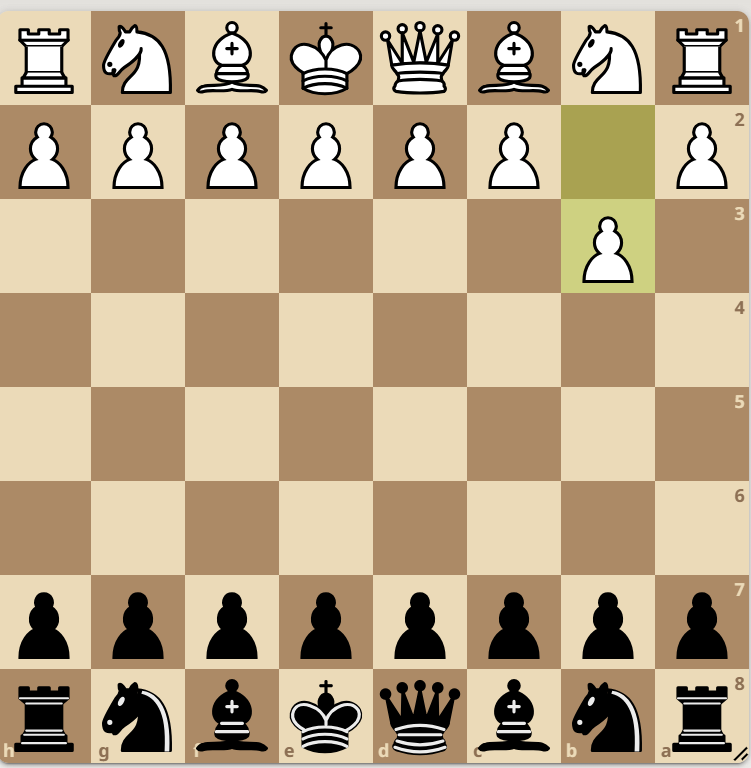
#> input picture examples/brown_flipped.png, 751 x 768 px
$ python -i board_reader.py   (imports and definitions only)
#> lines starting #> are read from the running program, lines starting #| are printed output that depends on the picture
#> further down, picture is the input picture: shape (768, 751, 3); mean B, G, R 135.7, 166.2, 186.9
"""Read a chess position from a screenshot.

Pipeline:
  1. find the board: try pairs of dominant colours, keep the pair that forms an
     8x8 checker pattern, then fit the exact grid (works even if the board is
     slightly cropped at the image edges);
  2. cut out the 64 squares, separate each piece from its square background;
  3. decide piece colour from brightness and piece type by template matching;
  4. infer orientation, side to move (from last-move highlights), castling rights.
"""
import json
import os
import sys

import chess
import cv2
import numpy as np

FEAT = 64  # every square is normalised to FEAT x FEAT pixels
SYMBOLS = "PNBRQKpnbrqk"
HERE = os.path.dirname(sys.executable if getattr(sys, "frozen", False) else os.path.abspath(__file__))   # the .exe's folder when built
TEMPLATES_DIR = os.path.join(HERE, "templates")              # one sub-folder per piece set
DEFAULT_TEMPLATES = TEMPLATES_DIR                             # read with every set, keep the best fit
CUSTOM_TEMPLATES = os.path.join(TEMPLATES_DIR, "custom")      # where calibrate writes by default


class BoardNotFound(Exception):
    pass


# --------------------------------------------------------------------------- #
# Board detection
# --------------------------------------------------------------------------- #
def _dominant_colors(img, k=8):
#> called with k = 8
    scale = min(1.0, 600.0 / max(img.shape[:2]))
#> scale = 0.781
    small = cv2.resize(img, None, fx=scale, fy=scale, interpolation=cv2.INTER_AREA) if scale < 1 else img
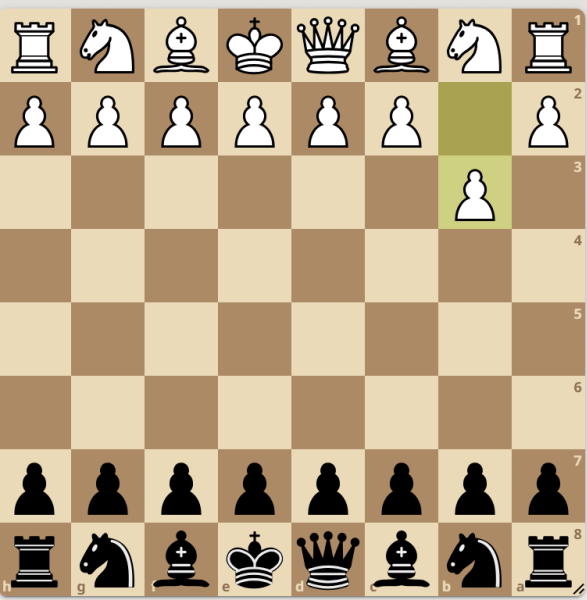
#> small: shape (600, 587, 3); mean B, G, R 135.7, 166.2, 186.9
    pix = small.reshape(-1, 3).astype(np.int32)
    q = pix >> 3
    keys = (q[:, 0] << 10) | (q[:, 1] << 5) | q[:, 2]
    vals, counts = np.unique(keys, return_counts=True)
#> vals = 312 values from 0 to 32767; counts = 312 values, max 135716 at index 140, min 1 at index 11, mean 1128.8
    colors = []
    for i in np.argsort(-counts)[:60]:
        if counts[i] < 0.01 * len(pix):
            break
        c = pix[keys == vals[i]].mean(0)
        if all(np.abs(c - e).sum() > 30 for e in colors):
            colors.append(c)
        if len(colors) == k:
            break
#> this loop made 7 passes
#> (i, c) on passes 1 to 6: (140, [102, 138, 172]), (288, [184, 218, 235]), (0, [0.247, 0.277, 0.298]), (311, [254.9, 254.9, 254.9]), (114, [81.04, 162, 169]), (209, [129, 209, 206])
#> i on pass 7: 302
#> after the loop, colors = [[102, 138, 172], [184, 218, 235], [0.247, 0.277, 0.298], [254.9, 254.9, 254.9], [81.04, 162, 169], [129, 209, 206]]
    return colors


def _fit_axis(signal, lo, hi, s_min, s_max):
    """Find offset o and spacing s so the 9 lines o + k*s sit on the strongest edges."""
    sig = np.convolve(signal.astype(np.float64), [1, 2, 1], "same")
    sig = np.append(sig, 0.0)  # index n = "outside the image", scores 0
    n = len(sig) - 1
    offsets = np.arange(lo, hi, 0.5)
    ks = np.arange(9)
    best = (-1.0, None, None)
    for s in np.arange(s_min, s_max, 0.25):
        pos = np.round(offsets[:, None] + s * ks[None, :]).astype(int)
        pos[(pos < 0) | (pos >= n)] = n
        scores = sig[pos].sum(1)
        i = int(np.argmax(scores))
        if scores[i] > best[0]:
            best = (scores[i], offsets[i], s)
    return best[1], best[2]


def _try_pair(img, d_light, d_dark, tol=36):
    cls = np.full(img.shape[:2], -1, np.int8)
    cls[d_light < tol] = 0
    cls[(d_dark < tol) & (d_dark < d_light)] = 1
    # dilate so squares separated by an anti-aliased seam still connect
    mask = cv2.dilate((cls >= 0).astype(np.uint8), np.ones((5, 5), np.uint8))
    n, labels, stats, _ = cv2.connectedComponentsWithStats(mask, connectivity=8)
    if n < 2:
        return None
    big = 1 + int(np.argmax(stats[1:, cv2.CC_STAT_AREA]))
    x, y, w, h, area = stats[big]
    if min(w, h) < 80 or not (0.75 < w / h < 1.33):
        return None
    region = cls[y:y + h, x:x + w]
    # light<->dark transitions (allow one anti-aliased pixel in between)
    a, b = region[:, :-2], region[:, 2:]
    xflip = ((a >= 0) & (b >= 0) & (a != b)).sum(0)
    a, b = region[:-2, :], region[2:, :]
    yflip = ((a >= 0) & (b >= 0) & (a != b)).sum(1)
    xsig = np.zeros(img.shape[1]); xsig[x + 1:x + w - 1] = xflip
    ysig = np.zeros(img.shape[0]); ysig[y + 1:y + h - 1] = yflip
    s_est = max(w, h) / 8.0
    ox, sx = _fit_axis(xsig, x - 0.3 * s_est, x + 0.1 * s_est, s_est * 0.95, s_est * 1.08)
    oy, sy = _fit_axis(ysig, y - 0.3 * s_est, y + 0.1 * s_est, s_est * 0.95, s_est * 1.08)
    s = (sx + sy) / 2.0
    # checker score: top-left visual square is always light
    good = total = 0
    for r in range(8):
        for c in range(8):
            cx, cy = int(ox + (c + 0.08) * s), int(oy + (r + 0.08) * s)
            if 0 <= cx < img.shape[1] and 0 <= cy < img.shape[0]:
                total += 1
                good += cls[cy, cx] == (r + c) % 2
    if total < 48:
        return None
    return good / total, (ox, oy, s)


def find_board(img):
    """Return dict with grid origin/size and the light/dark square colours."""
    imgi = img.astype(np.int32)
    colors = _dominant_colors(img)
    dist = [np.abs(imgi - c).sum(2) for c in colors]  # distance map per colour, computed once
#> dist = 6 items
    best = None
    for i in range(len(colors)):
        for j in range(i + 1, len(colors)):
            c1, c2 = colors[i], colors[j]
            if np.abs(c1 - c2).sum() < 40:
                continue
            li, di = (i, j) if c1.sum() > c2.sum() else (j, i)
            light, dark = colors[li], colors[di]
            res = _try_pair(imgi, dist[li], dist[di])
            if res and (best is None or res[0] > best[0]):
                best = (res[0], res[1], light, dark)
#> this loop made 6 passes
#> pass 1, in _try_pair, `region = cls[y:y + h, x:x + w]`:
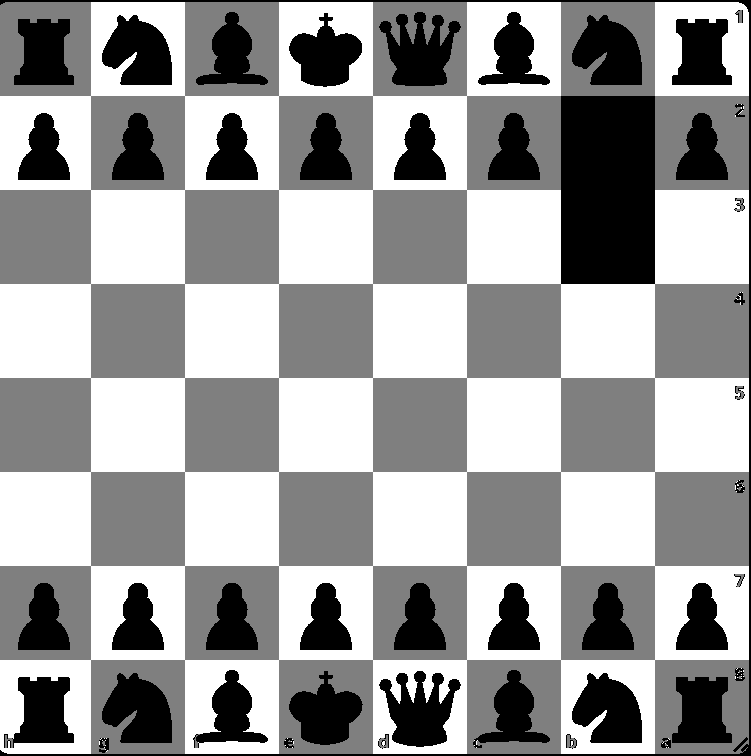
#> region: shape (756, 751) int8; min -1, max 1, mean 0.222; drawn with min black and max white
#> pass 1, in _try_pair, `a, b = region[:, :-2], region[:, 2:]`:
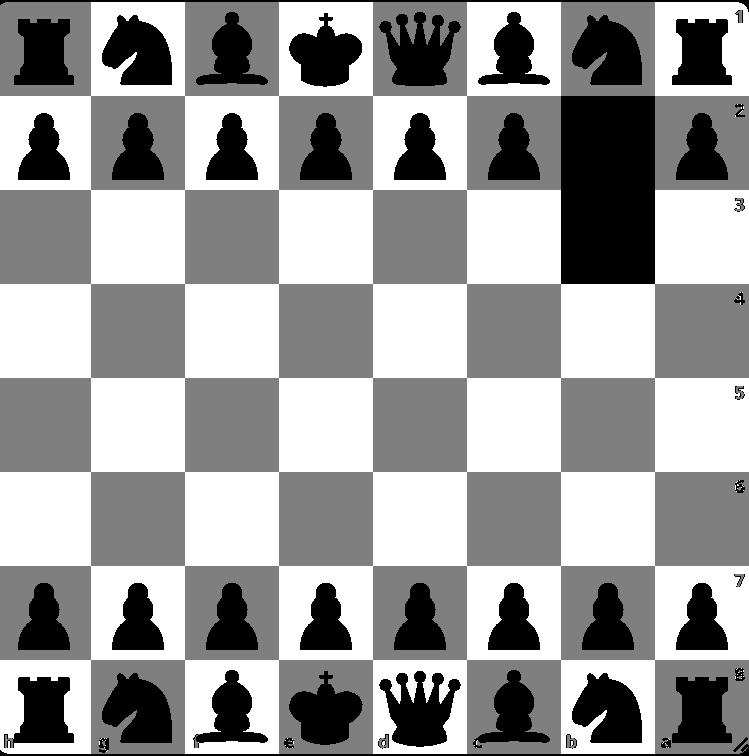
#> a: shape (756, 749) int8; min -1, max 1, mean 0.225; drawn with min black and max white
#> pass 1, in _try_pair, `a, b = region[:, :-2], region[:, 2:]`:
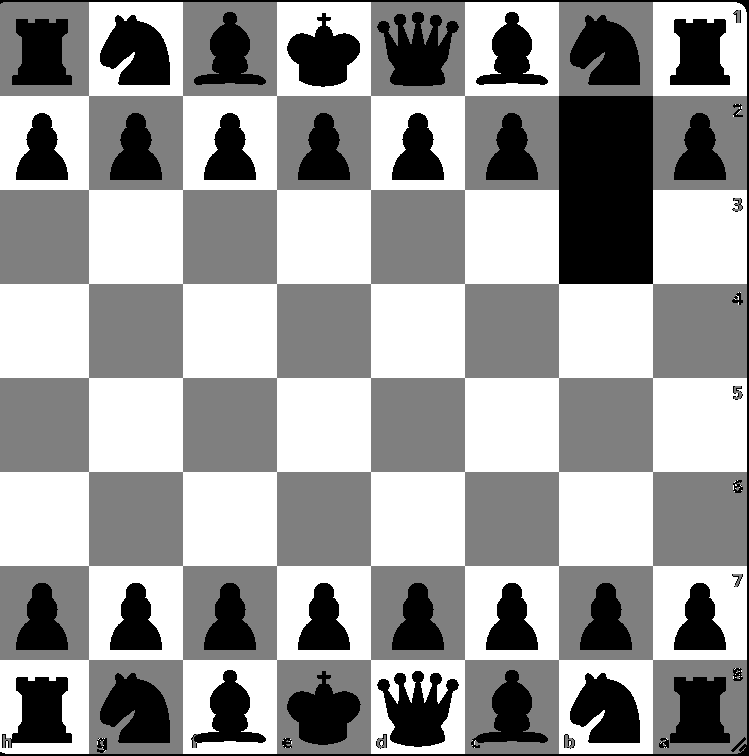
#> b: shape (756, 749) int8; min -1, max 1, mean 0.221; drawn with min black and max white
#> pass 1, in _try_pair, `a, b = region[:-2, :], region[2:, :]`:
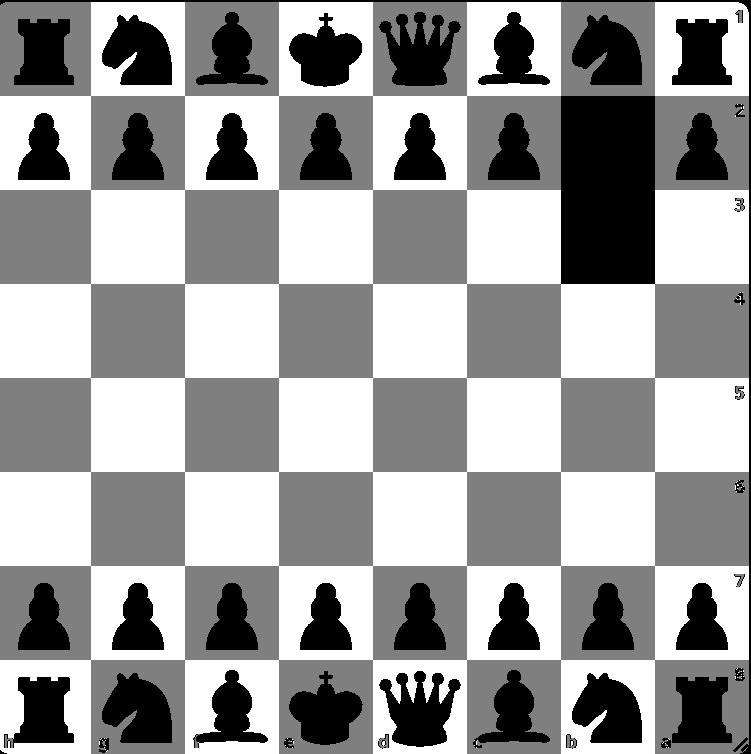
#> a: shape (754, 751) int8; min -1, max 1, mean 0.225; drawn with min black and max white
#> after the loop, best = (0.969, (-2.85, 11.15, 93.77), [184, 218, 235], [102, 138, 172])
    if best is None or best[0] < 0.7:
        raise BoardNotFound("could not find an 8x8 board in the image")
    score, (ox, oy, s), light, dark = best
#> score = 0.969; ox = -2.85; oy = 11.15; s = 93.77; light = [184, 218, 235]; dark = [102, 138, 172]
    return {"x": ox, "y": oy, "size": s, "light": light, "dark": dark, "score": score}


# [109 lines left out: functions square_patches, analyse_patch, _match, load_templates, _load_set, calibrate, not called in this run]


# --------------------------------------------------------------------------- #
# Reading a position
# --------------------------------------------------------------------------- #
def _visual_to_square(r, c, white_bottom):
    return chess.square(c, 7 - r) if white_bottom else chess.square(7 - c, r)


# [87 lines left out: functions _classify, read_board, not called in this run]


def _yellowness(bg):
    """How yellow a BGR colour is: red and green high, blue low."""
    return (float(bg[1]) + float(bg[2])) / 2 - float(bg[0])


# [33 lines left out: functions _guess_orientation, _infer_castling, square_center, not called in this run]

>>> import cv2
>>> picture = cv2.imread('examples/brown_flipped.png')
>>> result = find_board(picture)
#> result = {'x': -2.85, 'y': 11.15, 'size': 93.77, 'light': [184, 218, 235], 'dark': [102, 138, 172], 'score': 0.969}
